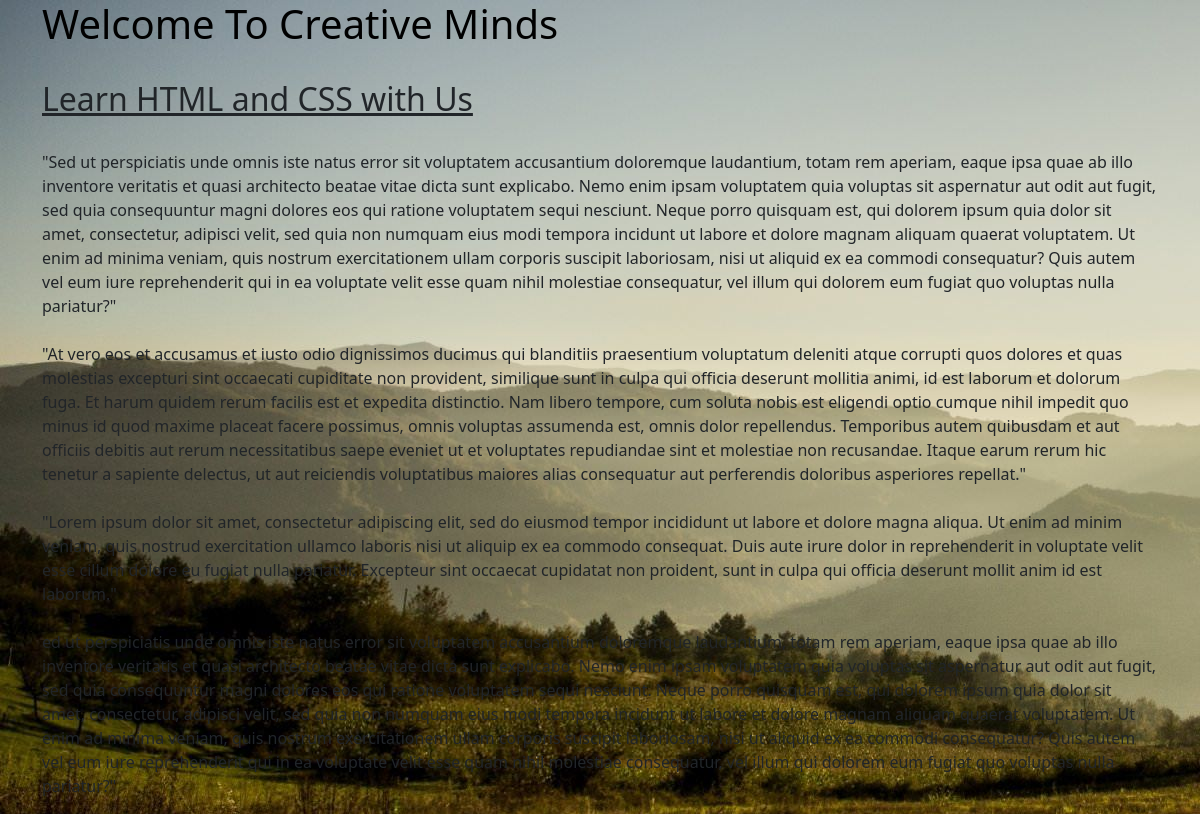
The app's page /post/1/ with its own data.
### blog/models.py (models this page shows, shortened)
class Post(models.Model):
    author = models.ForeignKey(settings.AUTH_USER_MODEL, on_delete=models.CASCADE, null=True)
    title = models.CharField(max_length=200)
    text = models.TextField()
    created_date = models.DateTimeField(default=timezone.now)
    published_date = models.DateTimeField(blank=True, null=True)

### blog/views.py (the view)
# urls.py: path('post/<int:pk>/', views.post_detail, name='post_detail'),
def post_detail(request, pk):
    post = get_object_or_404(Post, pk=pk)
    return render(request, 'blog/post_detail.html', {'post': post})

### blog/templates/blog/post_detail.html (shortened to what this page needs)
{% extends 'blog/base.html' %}
{% block content %}
    <article class="post">
        <br>
        <u><h2> {{ post.title }} </h2></u>
        <br>
        <p> {{ post.text|linebreaksbr }} </p>
    </article>
{% endblock %}

### records on screen
Post: title "Learn HTML and CSS with Us", text "\"Sed ut perspiciatis unde omnis iste natus error sit voluptatem accusantium doloremque laudantium, totam rem aperiam, eaque ipsa quae ab illo inventore veritatis et quasi architecto beatae vitae dicta sunt explicabo. Nemo enim ipsam voluptatem quia voluptas sit aspernatur aut odit aut fugit, sed quia consequuntur magni dolores eos qui ratione voluptatem sequi nesciunt. Neque porro quisquam est, qui dolorem ipsum quia dolor sit amet, consectetur, adipisci velit, sed quia non numquam eius modi tempora incidunt ut labore et dolore magnam aliquam quaerat voluptatem. Ut enim ad minima veniam, quis nostrum exercitationem ullam corporis suscipit laboriosam, nisi ut aliquid ex ea commodi…"
